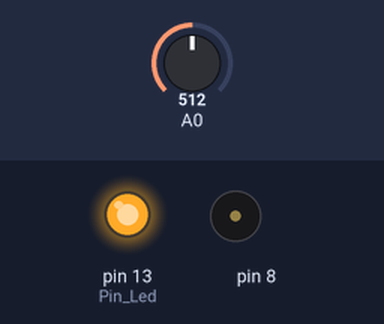
The sketch below on a simulated Arduino Uno, built with avr-gcc and run on an emulated ATmega328P. Parts: output pins drawn as LEDs (lit = HIGH), buzzer (waves = sounding). The test bench sets the inputs (shaded band); at power-on: A0 = 512.

Above: at 0.1 s.
At 5.1 s:
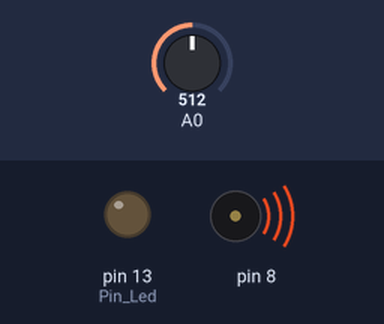
Timing chart, 0 to 6.6 s (numbered marks = the images above):
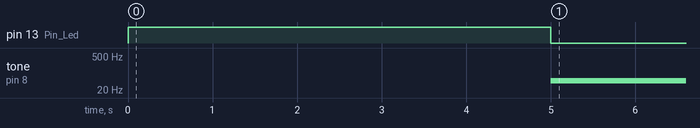

The sketch:

Piezo_comandato_dalla_luce_software.ino
```cpp
int Valore_Fotoresistenza;                                                            //Variabile utilizzata per immagazzinare il valore della fotoresistenza.
int Valore_Basso_Sensore = 1023;                                                      //Valore basso.
int Valore_Alto_Sensore = 0;                                                          //Valore alto.

const int Pin_Led = 13;                                                               //Pin per il led.

void setup()
{
  pinMode(Pin_Led, OUTPUT);                                                           //Imposta il pin 13 come OUTPUT.
  digitalWrite(Pin_Led, OUTPUT);                                                      //Accende il led.
  while (millis() < 5000)                                                             //Il ciclo while termina dopo 5 secondi dall'attivazione o resettaggio di Arduino.
  {
    Valore_Fotoresistenza = analogRead(A0);                                           //Legge ed immagazzina il valore della fotoresistenza nella variabile "Valore_Fotoresistenza".
    if (Valore_Fotoresistenza > Valore_Alto_Sensore)
    {
      Valore_Alto_Sensore = Valore_Fotoresistenza;

    } if (Valore_Fotoresistenza < Valore_Basso_Sensore)
    {
      Valore_Basso_Sensore = Valore_Fotoresistenza;

    }
  }
  digitalWrite(Pin_Led, LOW);                                                         //Dopo la calibrazione di 5 secondi il led si spegne.
}
 void loop()
 {
  Valore_Fotoresistenza = analogRead(A0);                                             //Legge ed immagazzina il valore della fotoresistenza.
  int pitch =                                                                         //Il valore di pitch e' calcolato a partire dalla variabile "Valore_Fotoresistenza".
  map(Valore_Fotoresistenza,Valore_Basso_Sensore,Valore_Alto_Sensore, 50, 4000);      //Intervallo di frequenze generate da Arduino.
  Serial.print ("Valore Fotoresistenza: ");
  Serial.print (Valore_Fotoresistenza);                                               //Invio del valore della fotoresistenza al monitor seriale.

  tone(8,pitch,20);                                                                   //(Pin utilizzato, Variabile utilizzata, Tempo utilizzato).
  delay(10);                                                                          //La funzione delay e' usata per creare un po' di stacco tra le note.
  }
```

Measured:
- by itself, tone on pin 8: silent → 49 Hz at 5.0 s
